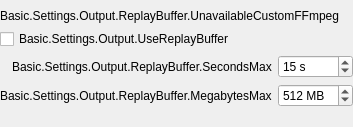
                  <widget class="QWidget" name="advOutputReplayTab">
                   <attribute name="title">
                    <string>ReplayBuffer</string>
                   </attribute>
                   <layout class="QVBoxLayout" name="verticalLayout_22">
                    <property name="leftMargin">
                     <number>0</number>
                    </property>
                    <property name="topMargin">
                     <number>9</number>
                    </property>
                    <property name="rightMargin">
                     <number>0</number>
                    </property>
                    <property name="bottomMargin">
                     <number>0</number>
                    </property>
                    <item>
                     <widget class="QFrame" name="advOutputReplayFrame">
                      <property name="lineWidth">
                       <number>0</number>
                      </property>
                      <layout class="QVBoxLayout" name="verticalLayout_29">
                       <property name="leftMargin">
                        <number>0</number>
                       </property>
                       <property name="topMargin">
                        <number>0</number>
                       </property>
                       <property name="rightMargin">
                        <number>0</number>
                       </property>
                       <property name="bottomMargin">
                        <number>0</number>
                       </property>
                       <item>
                        <widget class="QLabel" name="advReplayBufCustomFFmpeg">
                         <property name="text">
                          <string>Basic.Settings.Output.ReplayBuffer.UnavailableCustomFFmpeg</string>
                         </property>
                         <property name="class" stdset="0">
                          <string>text-warning</string>
                         </property>
                        </widget>
                       </item>
                       <item>
                        <widget class="QCheckBox" name="advReplayBuf">
                         <property name="text">
                          <string>Basic.Settings.Output.UseReplayBuffer</string>
                         </property>
                        </widget>
                       </item>
                       <item>
                        <widget class="QFrame" name="advReplayBufferFrame">
                         <property name="sizePolicy">
                          <sizepolicy hsizetype="Preferred" vsizetype="Preferred">
                           <horstretch>0</horstretch>
                           <verstretch>0</verstretch>
                          </sizepolicy>
                         </property>
                         <layout class="QFormLayout" name="formLayout_30">
                          <property name="fieldGrowthPolicy">
                           <enum>QFormLayout::AllNonFixedFieldsGrow</enum>
                          </property>
                          <property name="labelAlignment">
                           <set>Qt::AlignRight|Qt::AlignTrailing|Qt::AlignVCenter</set>
                          </property>
                          <property name="leftMargin">
                           <number>0</number>
                          </property>
                          <property name="topMargin">
                           <number>0</number>
                          </property>
                          <property name="rightMargin">
                           <number>0</number>
                          </property>
                          <property name="bottomMargin">
                           <number>0</number>
                          </property>
                          <item row="0" column="0">
                           <widget class="QLabel" name="advRBSecMaxLabel">
                            <property name="text">
                             <string>Basic.Settings.Output.ReplayBuffer.SecondsMax</string>
                            </property>
                           </widget>
                          </item>
                          <item row="0" column="1">
                           <widget class="QSpinBox" name="advRBSecMax">
                            <property name="suffix">
                             <string notr="true"> s</string>
                            </property>
                            <property name="minimum">
                             <number>5</number>
                            </property>
                            <property name="maximum">
                             <number>21600</number>
                            </property>
                            <property name="value">
                             <number>15</number>
                            </property>
                           </widget>
                          </item>
                          <item row="1" column="1">
                           <widget class="QSpinBox" name="advRBMegsMax">
                            <property name="suffix">
                             <string> MB</string>
                            </property>
                            <property name="minimum">
                             <number>20</number>
                            </property>
                            <property name="maximum">
                             <number>8192</number>
                            </property>
                            <property name="value">
                             <number>512</number>
                            </property>
                           </widget>
                          </item>
                          <item row="1" column="0">
                           <widget class="QLabel" name="advRBMegsMaxLabel">
                            <property name="text">
                             <string>Basic.Settings.Output.ReplayBuffer.MegabytesMax</string>
                            </property>
                           </widget>
                          </item>
                          <item row="2" column="1">
                           <widget class="QLabel" name="advRBEstimate">
                            <property name="text">
                             <string notr="true"/>
                            </property>
                           </widget>
                          </item>
                         </layout>
                        </widget>
                       </item>
                      </layout>
                     </widget>
                    </item>
                    <item>
                     <spacer name="verticalSpacer">
                      <property name="orientation">
                       <enum>Qt::Vertical</enum>
                      </property>
                      <property name="sizeHint" stdset="0">
                       <size>
                        <width>20</width>
                        <height>0</height>
                       </size>
                      </property>
                     </spacer>
                    </item>
                   </layout>
                  </widget>
